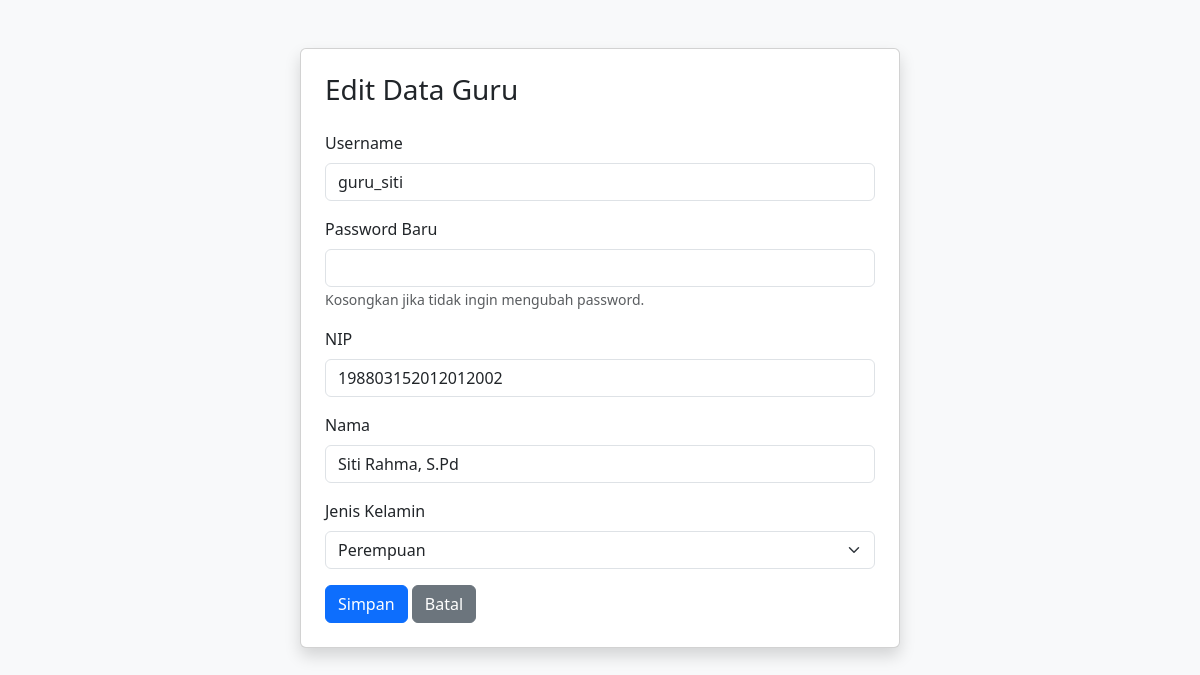
/koneksi/form_edit.php?id=3, run on the app's committed database.
### tables this page shows
CREATE TABLE `users` (
  `id` int(11) NOT NULL,
  `username` varchar(50) NOT NULL,
  `password` varchar(255) NOT NULL,
  `role` enum('admin','guru','siswa') NOT NULL,
  `created_at` timestamp NOT NULL DEFAULT current_timestamp()
);

CREATE TABLE `guru` (
  `id` int(11) NOT NULL,
  `nip` varchar(20) NOT NULL,
  `nama` varchar(100) NOT NULL,
  `jenis_kelamin` enum('L','P') NOT NULL,
  `user_id` int(11) DEFAULT NULL
);

### koneksi/form_edit.php (the view, shortened to what this page needs)
<?php
$koneksi = mysqli_connect("localhost", "root", "", "db_siacad_smk");
$id = $_GET['id'];
$user = mysqli_fetch_assoc(mysqli_query(
    $koneksi,
    "SELECT * FROM users WHERE id='$id'"
));
$role = $user['role'];
if ($role == 'siswa') {
    $data = mysqli_fetch_assoc(mysqli_query(
        $koneksi,
        "SELECT * FROM siswa WHERE user_id='$id'"
    ));
} elseif ($role == 'guru') {
    $data = mysqli_fetch_assoc(mysqli_query(
        $koneksi,
        "SELECT * FROM guru WHERE user_id='$id'"
    ));
}
?>
<!DOCTYPE html>
<html lang="id">
<head>
    <link
        href="https://cdn.jsdelivr.net/npm/bootstrap@5.3.3/dist/css/bootstrap.min.css"
        rel="stylesheet"
    >
</head>
<body class="bg-light">
<div class="container mt-5">
    <div class="card shadow mx-auto" style="max-width: 600px;">
        <div class="card-body p-4">
            <h3 class="mb-4">
                Edit Data <?= ucfirst($role) ?>
            </h3>
            <?php if ($role == 'siswa') { ?>
            <form action="aksi_edit.php" method="POST">
                <input type="hidden" name="id" value="<?= $id ?>">
                <div class="mb-3">
                    <label class="form-label">Username</label>
                    <input
                        type="text"
                        name="username"
                        class="form-control"
                        value="<?= $user['username'] ?>"
                        required
                    >
                </div>
                <div class="mb-3">
                    <label class="form-label">Password Baru</label>
                    <input
                        type="password"
                        name="password"
                        class="form-control"
                    >
                    <small class="text-muted">
                        Kosongkan jika tidak ingin mengubah password.
                    </small>
                </div>
                <div class="mb-3">
                    <label class="form-label">NIS</label>
                    <input
                        type="text"
                        name="nis"
                        class="form-control"
                        value="<?= $data['nis'] ?>"
                        required
                    >
                </div>
                <div class="mb-3">
                    <label class="form-label">Nama</label>
                    <input
                        type="text"
                        name="nama_siswa"
                        class="form-control"
                        value="<?= $data['nama'] ?>"
                        required
                    >
                </div>
                <div class="mb-3">
                    <label class="form-label">Kelas</label>
                    <input
                        type="text"
                        name="kelas"
                        class="form-control"
                        value="<?= $data['kelas'] ?>"
                        required
                    >
                </div>
                <div class="mb-3">
                    <label class="form-label">Jenis Kelamin</label>
                    <select name="jenis_kelamin" class="form-select" required>
                        <option value="L"
                            <?= $data['jenis_kelamin'] == 'L' ? 'selected' : '' ?>>
                            Laki-laki
                        </option>
                        <option value="P"
                            <?= $data['jenis_kelamin'] == 'P' ? 'selected' : '' ?>>
                            Perempuan
                        </option>
                    </select>
                </div>
                <button class="btn btn-primary">
                    Simpan
                </button>
                <a href="table.php" class="btn btn-secondary">
                    Batal
                </a>
            </form>
            <?php } elseif ($role == 'guru') { ?>
            <form action="aksi_edit.php" method="POST">
                <div class="mb-3">
                    <label class="form-label">Username</label>
                    <input
                        type="text"
                        name="username"
                        class="form-control"
                        value="<?= $user['username'] ?>"
                        required
                    >
                </div>
                <div class="mb-3">
                    <label class="form-label">Password Baru</label>
                    <input
                        type="password"
                        name="password"
                        class="form-control"
                    >
                    <small class="text-muted">
                        Kosongkan jika tidak ingin mengubah password.
                    </small>
                </div>
                <div class="mb-3">
                    <label class="form-label">NIP</label>
                    <input
                        type="text"
                        name="nip"
                        class="form-control"
                        value="<?= $data['nip'] ?>"
                        required
                    >
                </div>
                <div class="mb-3">
                    <label class="form-label">Nama</label>
                    <input
                        type="text"
                        name="nama"
                        class="form-control"
                        value="<?= $data['nama'] ?>"
                        required
                    >
                </div>
                <div class="mb-3">
                    <label class="form-label">Jenis Kelamin</label>
                    <select name="jenis_kelamin" class="form-select" required>
                        <option value="P"
                            <?= $data['jenis_kelamin'] == 'P' ? 'selected' : '' ?>>
                            Perempuan
                        </option>
                    </select>
                </div>
                <button class="btn btn-primary">
                    Simpan
                </button>
                <a href="table.php" class="btn btn-secondary">
                    Batal
                </a>
            </form>
            <?php } ?>
        </div>
    </div>
</div>
</body>
</html>

### data on the page
users: role "Guru", username "guru_siti"
guru: nip "198803152012012002", nama "Siti Rahma, S.Pd", jenis_kelamin "Perempuan"
